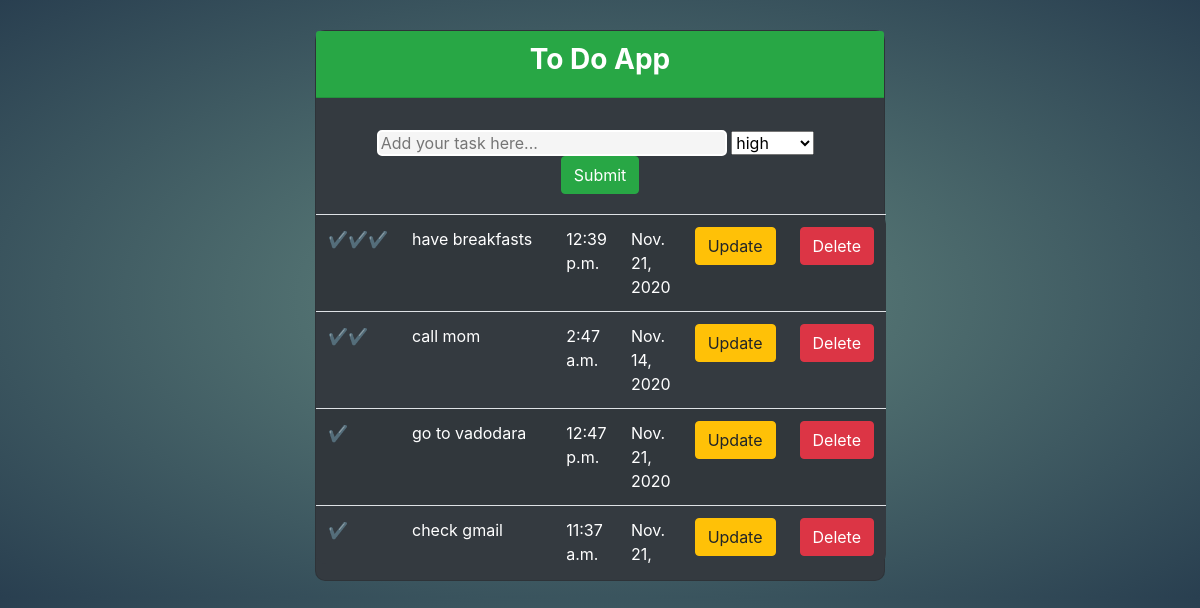
The page / on the database its author committed.
### todo/models.py (models this page shows, shortened)
class todo(models.Model):
    content = models.CharField(max_length=150)
    priority = models.CharField(max_length = 3,
        choices = PRIORITY_CHOICES,
        default = '1')
    on_time = models.TimeField(auto_now_add=True)
    on_date = models.DateField(auto_now_add=True)

### todo/views.py (the view)
# urls.py: path('', views.index, name='index'),
def index(request):
    return render(request, 'todo/index.html', context={
        'tasks': todo.objects.all().order_by('priority','-on_time','-on_date'),
        'addTaskForm':addTaskForm()
    })

### todo/views.py
class addTaskForm(forms.ModelForm):
    class Meta:
        model = todo
        fields = "__all__"
        widgets = {
            'content': forms.TextInput(attrs={
                'placeholder': 'Add your task here...',
                'class':'addTaskFormInput'
            }),
        }
        labels = {
        "content": "",
        "priority": "",
    }

### todo/templates/todo/index.html (shortened to what this page needs)
{% extends 'todo/layout.html' %}
{% block body %}
        <center>
        <div class="card text-white bg-dark mb-3" style="width: 570px; margin-top: 30px; border-radius:10px;">
            <div class="card-header bg-success"><h3><b>To Do App</b></h3></div>
            <div class="card-body">
                <center>
                    <form action="{% url 'todo:addTask' %}" method="POST">
                        {{addTaskForm}}
                        <input type="submit" class="btn btn-success" style="height:fit-content">
                    </form>
                </center>
            </div>
        <center>
        <table class="table table-striped bg-dark text-white"
              style="height:fit-content; width:570px; border-radius:10px;
              ">
            <tbody style="
                        display:block;
                        width:570px;
                        overflow: auto;
                        height: 350px;">
        {% for task in tasks %}
                <tr>
                    <td>
                        {% if task.priority == '1' %}
                        ✔✔✔
                        {% elif task.priority == '2'%}
                        ✔✔
                        {% elif task.priority == '3'%}
                        ✔
                        {%endif%}
                    </td>
                    <td style="width: 250px;">{{task.content}}</td>
                    <td>{{task.on_time}}</td>
                    <td>{{task.on_date}}</td>
                    <td>
                        <form action="{% url 'todo:updateTask' task.id %}" method="POST">
                            <input type="submit" value='Update' class="btn btn-warning">
                        </form>
                    </td>
                    <td>
                        <form action="{% url 'todo:deleteTask' task.id %}" method="POST">
                            <input type="submit" value='Delete' class="btn btn-danger">
                        </form>
                    </td>
                </tr>
        {% empty %}
                <tr style="text-align: center; ">
                    <td colspan="6">No tasks !!</td>
                </tr>
        {% endfor %}
        </tbody>
        </table>
        </center>
        </div>
    {% endblock %}

### todo/templates/todo/layout.html (shortened to what this page needs)
<!doctype html>
<html lang="en">
<head>
    <link rel="stylesheet" href="https://cdn.jsdelivr.net/npm/bootstrap@4.5.3/dist/css/bootstrap.min.css"
>
</head>
<body style="background: #466368;
  background: radial-gradient(#648880, #293f50) ">
        {% block body %}
        {% endblock %}
</body>
</html>

### todo/templates/todo/layout.html (style rules this page uses)
.addTaskFormInput { width:350px; height: 26px; background-color: whitesmoke; border-radius: 5px; border: 2px solid white; }

### rows shown on the page
todo: content "have breakfasts", on_time "12:39 p.m.", on_date "Nov. 21, 2020"
todo: content "call mom", on_time "2:47 a.m.", on_date "Nov. 14, 2020"
todo: content "go to vadodara", on_time "12:47 p.m.", on_date "Nov. 21, 2020"
todo: content "check gmail", on_time "11:37 a.m.", on_date "Nov. 21,…"
